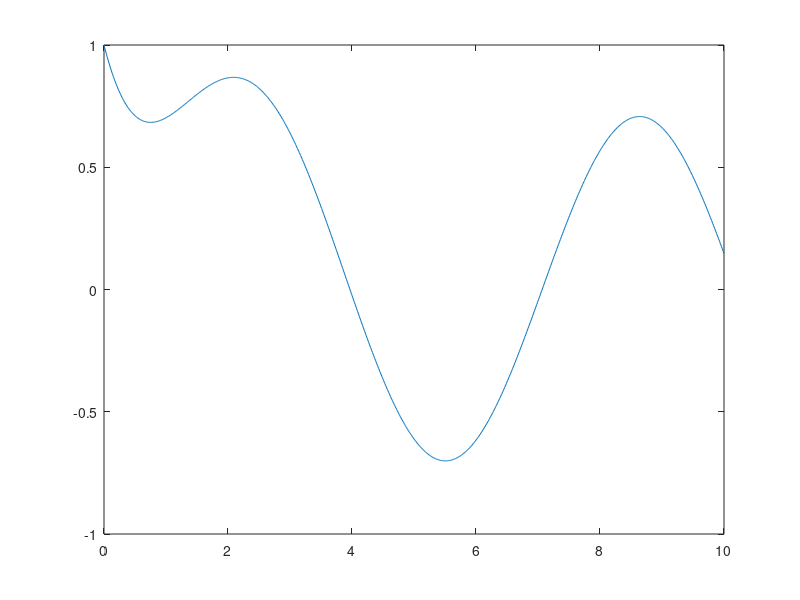

MATLAB code to generate this figure:
% Leapfrog method for solving ODEs
% currently used on the ODE: y' = 1 + sin(t)-y, y(2)=1

clear
clc
f = @(t, y) sin(t) - y;

h = 0.01;
N = 1000;
yvals = zeros(1,N);
tvals = zeros(1,N);
yvals(1) = 1; 
yvals(2) = 1 + h*f(0.5*h, 1-0.5*h);
tvals(1) = 0;
tvals(2) = h;

for n = 2:N
    yvals(n+1) = yvals(n-1) + 2*h*f(tvals(n),yvals(n));
    tvals(n+1) = tvals(n) + h;
end

plot(tvals,yvals)